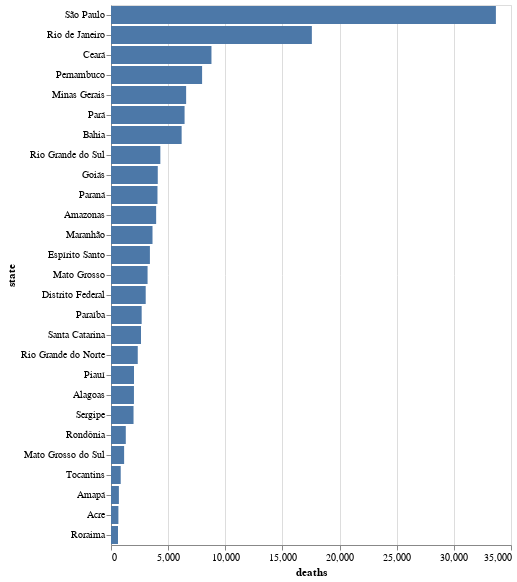

This figure's notebook cell:
### Markdown cell above
# covid
## mortes

Numero de mortos por estado

### Code cell
alt.Chart(df).mark_bar().encode(
    x='deaths',
    y=alt.Y('state', sort='-x'),
)

### Figure 1 — Vega-Lite specification as saved in the notebook (floating-point values rounded to 4 significant figures)
{"config": {"view": {"continuousWidth": 400, "continuousHeight": 300}}, "data": {"name": "data-1fcc1e051cb41e1be3f0d57851586384"}, "mark": "bar", "encoding": {"x": {"type": "quantitative", "field": "deaths"}, "y": {"type": "nominal", "field": "state", "sort": "-x"}}, "$schema": "https://vega.github.io/schema/vega-lite/v4.8.1.json", "datasets": {"data-1fcc1e051cb41e1be3f0d57851586384": [{"uid": 35, "uf": "SP", "state": "São Paulo", "cases": 924532, "deaths": 33678, "suspects": 5334, "refuses": 596, "datetime": "2020-09-18T22:34:12.231Z"}, {"uid": 29, "uf": "BA", "state": "Bahia", "cases": 292019, "deaths": 6181, "suspects": 573, "refuses": 36, "datetime": "2020-09-18T22:34:12.231Z"}, {"uid": 31, "uf": "MG", "state": "Minas Gerais", "cases": 265185, "deaths": 6574, "suspects": 925, "refuses": 104, "datetime": "2020-09-18T22:34:12.231Z"}, {"uid": 33, "uf": "RJ", "state": "Rio de Janeiro", "cases": 249798, "deaths": 17575, "suspects": 1254, "refuses": 148, "datetime": "2020-09-18T22:34:12.231Z"}, {"uid": 23, "uf": "CE", "state": "Ceará", "cases": 232602, "deaths": 8790, "suspects": 493, "refuses": 89, "datetime": "2020-09-18T22:34:12.231Z"}, {"uid": 15, "uf": "PA", "state": "Pará", "cases": 219220, "deaths": 6438, "suspects": 43, "refuses": 23, "datetime": "2020-09-18T22:34:12.231Z"}, {"uid": 42, "uf": "SC", "state": "Santa Catarina", "cases": 204166, "deaths": 2627, "suspects": 346, "refuses": 47, "datetime": "2020-09-18T22:34:12.231Z"}, {"uid": 53, "uf": "DF", "state": "Distrito Federal", "cases": 181919, "deaths": 3037, "suspects": 327, "refuses": 107, "datetime": "2020-09-18T22:34:12.231Z"}, {"uid": 52, "uf": "GO", "state": "Goiás", "cases": 180926, "deaths": 4092, "suspects": 353, "refuses": 55, "datetime": "2020-09-18T22:34:12.231Z"}, {"uid": 43, "uf": "RS", "state": "Rio Grande do Sul", "cases": 170749, "deaths": 4318, "suspects": 416, "refuses": 330, "datetime": "2020-09-18T22:34:12.231Z"}, {"uid": 21, "uf": "MA", "state": "Maranhão", "cases": 166580, "deaths": 3632, "suspects": 125, "refuses": 13, "datetime": "2020-09-18T22:34:12.231Z"}, {"uid": 41, "uf": "PR", "state": "Paraná", "cases": 161922, "deaths": 4067, "suspects": 400, "refuses": 119, "datetime": "2020-09-18T22:34:12.231Z"}, {"uid": 26, "uf": "PE", "state": "Pernambuco", "cases": 140235, "deaths": 7971, "suspects": 89, "refuses": 23, "datetime": "2020-09-18T22:34:12.231Z"}, {"uid": 13, "uf": "AM", "state": "Amazonas", "cases": 130359, "deaths": 3950, "suspects": 18, "refuses": 26, "datetime": "2020-09-18T22:34:12.231Z"}, {"uid": 32, "uf": "ES", "state": "Espírito Santo", "cases": 123272, "deaths": 3404, "suspects": 71, "refuses": 21, "datetime": "2020-09-18T22:34:12.231Z"}, {"uid": 25, "uf": "PB", "state": "Paraíba", "cases": 115966, "deaths": 2684, "suspects": 85, "refuses": 11, "datetime": "2020-09-18T22:34:12.231Z"}, {"uid": 51, "uf": "MT", "state": "Mato Grosso", "cases": 111628, "deaths": 3200, "suspects": 45, "refuses": 8, "datetime": "2020-09-18T22:34:12.231Z"}, {"uid": 22, "uf": "PI", "state": "Piauí", "cases": 89443, "deaths": 2012, "suspects": 12, "refuses": 2, "datetime": "2020-09-18T22:34:12.231Z"}, {"uid": 27, "uf": "AL", "state": "Alagoas", "cases": 83298, "deaths": 2008, "suspects": 43, "refuses": 22, "datetime": "2020-09-18T22:34:12.231Z"}, {"uid": 28, "uf": "SE", "state": "Sergipe", "cases": 75664, "deaths": 1972, "suspects": 15, "refuses": 11, "datetime": "2020-09-18T22:34:12.231Z"}, {"uid": 24, "uf": "RN", "state": "Rio Grande do Norte", "cases": 66655, "deaths": 2341, "suspects": 108, "refuses": 22, "datetime": "2020-09-18T22:34:12.231Z"}, {"uid": 50, "uf": "MS", "state": "Mato Grosso do Sul", "cases": 62817, "deaths": 1148, "suspects": 93, "refuses": 26, "datetime": "2020-09-18T22:34:12.231Z"}, {"uid": 17, "uf": "TO", "state": "Tocantins", "cases": 62498, "deaths": 850, "suspects": 13, "refuses": 0, "datetime": "2020-09-18T22:34:12.231Z"}, {"uid": 11, "uf": "RO", "state": "Rondônia", "cases": 62495, "deaths": 1294, "suspects": 61, "refuses": 2, "datetime": "2020-09-18T22:34:12.231Z"}, {"uid": 14, "uf": "RR", "state": "Roraima", "cases": 47692, "deaths": 613, "suspects": 9, "refuses": 0, "datetime": "2020-09-18T22:34:12.231Z"}, {"uid": 16, "uf": "AP", "state": "Amapá", "cases": 46601, "deaths": 690, "suspects": 15, "refuses": 0, "datetime": "2020-09-18T22:34:12.231Z"}, {"uid": 12, "uf": "AC", "state": "Acre", "cases": 26942, "deaths": 647, "suspects": 12, "refuses": 0, "datetime": "2020-09-18T22:34:12.231Z"}]}}
